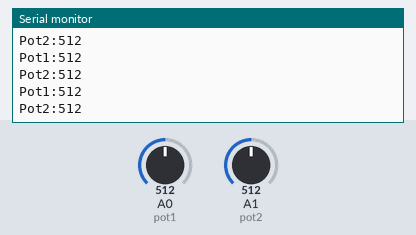
This sketch was run on a simulated Arduino Uno, built with avr-gcc and run on an emulated ATmega328P. On the bench: the last lines printed to the serial monitor. Inputs (shaded band) come from the test bench; at power-on: A0 (pot1) = 512, A1 (pot2) = 512.

Above: at 1.2 s.
1.3 s: A0 (pot1) set to 716
At 1.32 s:
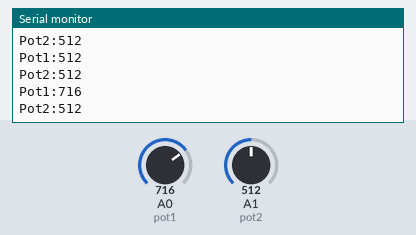
2.8 s: A1 (pot2) set to 716
At 2.83 s:
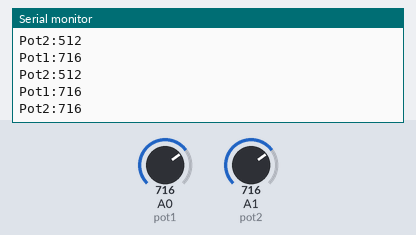
4.3 s: A0 (pot1) set to 900
At 4.34 s:
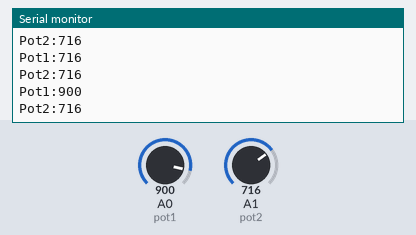
5.8 s: A1 (pot2) set to 900
At 5.85 s:
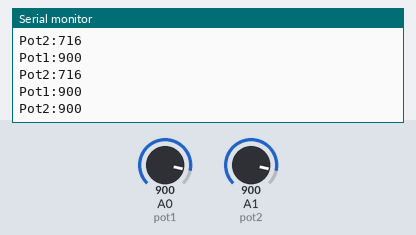
Timing chart, 0 to 8.3 s (numbered marks = the images above; inputs shaded):
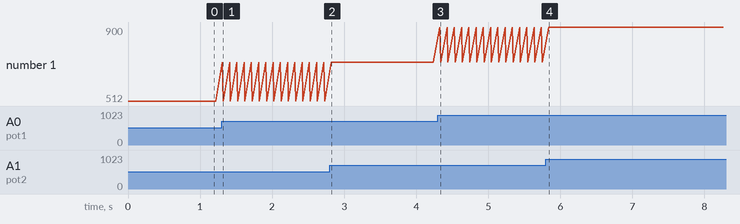

The sketch:

conexionbluetoot2.ino
```cpp
int pot1 = A0; // Potenciómetro 1 conectado a A0
int pot2 = A1; // Potenciómetro 2 conectado a A1

void setup() {
  Serial.begin(9600); // Inicia la comunicación serial para depuración
  pinMode(pot1, INPUT);
  pinMode(pot2, INPUT);
}

void loop() {
  int dataPot1 = analogRead(pot1); // Lee el valor del potenciómetro 1
  int dataPot2 = analogRead(pot2); // Lee el valor del potenciómetro 2

  // Imprime los datos de los potenciómetros en el monitor serial
  Serial.print("Pot1:");
  Serial.println(dataPot1);
  Serial.print("Pot2:");
  Serial.println(dataPot2);

  delay(100); // Espera 100 milisegundos antes de la próxima lectura
}
```

Measured:
- after the input at 1.3 s, the serial monitor: prints a new line at once (image 1)
- after the input at 2.8 s, the serial monitor: prints a new line at once (image 2)
- after the input at 4.3 s, the serial monitor: prints a new line at once (image 3)
- after the input at 5.8 s, the serial monitor: prints a new line after 0.05 s (image 4)
